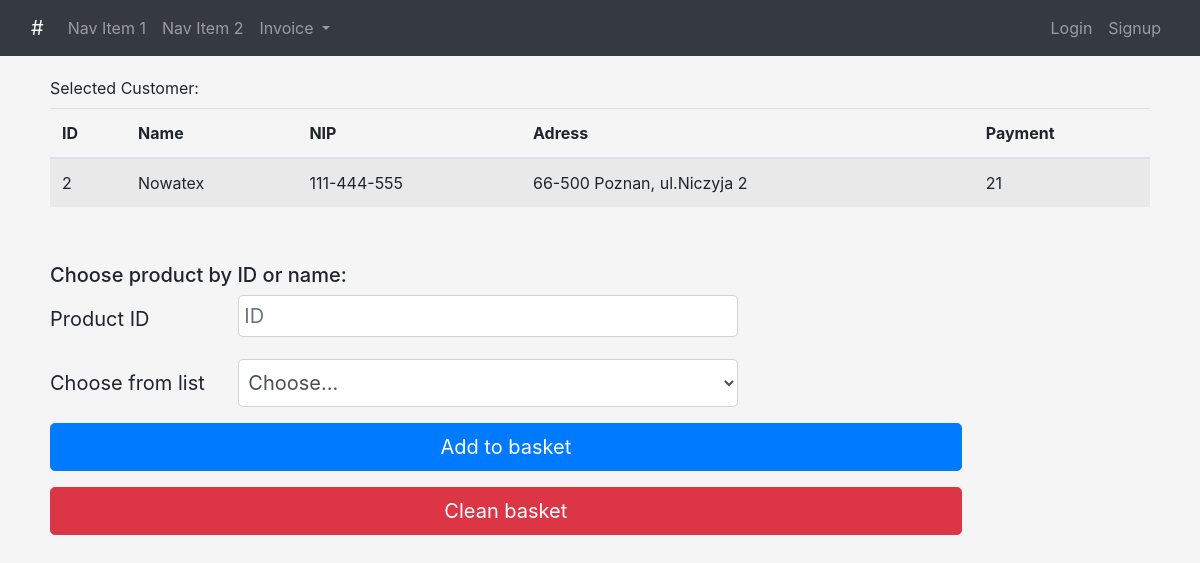
Page /invoicing/customer/2 on the committed database.
### models.py (models this page shows)
class Customers(db.Model):
    __tablename__ = 'customers'
    customers_id = db.Column(db.Integer, primary_key=True)
    name = db.Column(db.String(80), nullable=False)
    nip = db.Column(db.String(30), nullable=False)
    adress = db.Column(db.String(80), nullable=False)
    payment = db.Column(db.Integer, default=0)
    invoices = db.relationship('Invoices', backref='customer', lazy=True)

### views.py (the view, shortened to what this page needs)
@app.route('/invoicing/customer/<int:id>', methods=['GET','POST'])
def products_select(id):
    products = Products.query.all()
    selected_customer = Customers.query.get_or_404(id)
    return render_template('invoicing.html', products=products, selected_customer=selected_customer)

### templates/invoicing.html (shortened to what this page needs)
{% extends 'layout.html' %}
{% block body %}
{% if selected_customer %}
<div class="container">
    <table class="table table-striped">
        <label>Selected Customer:</label>
        <thead>
        <tr>
            <th scope="col">ID</th>
            <th scope="col">Name</th>
            <th scope="col">NIP</th>
            <th scope="col">Adress</th>
            <th scope="col">Payment</th>
        </tr>
        </thead>
        <tbody>
        <tr>
        <td>{{selected_customer.customers_id}}</td>
        <td>{{selected_customer.name}}</td>
        <td>{{selected_customer.nip}}</td>
        <td>{{selected_customer.adress}}</td>
        <td>{{selected_customer.payment}}</td>
            </tr>
        </tbody>
    </table>
</div>
<div class="container">
    <h5>Choose product by ID or name:</h5>
    <form method="POST">
      <div class="form-group row">
        <label for="colFormLabelLg" class="col-sm-2 col-form-label col-form-label-lg">Product ID</label>
        <div class="col-sm-10">
          <input type="text" class="form-control form-control-lg" name="product_id" placeholder="ID">
        </div>
      </div>
        <div class="form-group row">
            <label for="colFormLabelLg" class="col-sm-2 col-form-label col-form-label-lg">Choose from list</label>
            <div class="col-sm-10">
                <select class="form-control form-control-lg " placeholder="NAME" name="product_id_list">
                    <option selected>Choose...</option>
                </select>
            </div>
        </div>
          <div class="form-group row">
            <div class="col-sm-10">
              <button type="submit" class="btn btn-primary btn-lg btn-block">Add to basket</button>
            </div>
          </div>
    </form>
    <form method="POST">
        <div class="form-group row">
            <div class="col-sm-10">
              <input type="submit" class="btn btn-danger btn-lg btn-block" name="clean" value="Clean basket">
            </div>
          </div>
    </form>
</div>
{% endif %}
{% endblock %}

### static/css/my_style.css (style rules this page uses)
body { background-color: WhiteSmoke; }
.form-control { max-width: 500px; padding: 5px; }
.container { padding: 20px; }

### rows in the picture
Customers: customers_id "2", name "Nowatex", nip "111-444-555", adress "66-500 Poznan, ul.Niczyja 2", payment "21"
